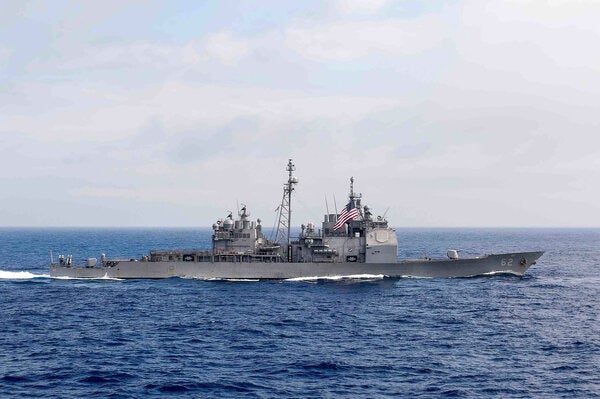
#> input picture images/01af7761-f2b1ef78-data_10.jpg, 600 x 399 px, given in place of 56610f62-0cd3ad29-data_23.jpg, which was not available
$ jupyter execute --allow-errors convert_polygon_to_mask.ipynb
#> lines starting #> are read from the running program, lines starting #| are printed output that depends on the picture; after the words box and inside, x2 and y2 are one past the last pixel; in counts of white or black regions, pixels touching at a corner belong together
[cell 1]
# conda create -n pcd -c conda-forge python=3.9 numpy opencv scikit-image scipy pillow matplotlib jupyter

[cell 2]
import numpy as np
import cv2
import json
import os

[cell 3]
JSON_PATH = 'project-13-at-2023-12-13-13-46-a075bc52.json'
IMAGES_PATH = 'images'
LABELS_PATH = 'labels2'
LABELS_COLOR_PATH = 'labels2_color'

# TODO buat list di text aja
Shark = 0
Ship =1
Submarine = 2

Shark_Color = (255, 255, 255)
Ship_Color = (255, 255, 255)
Submarine_Color = (255, 255, 255)


if not os.path.exists(LABELS_PATH):
    os.makedirs(LABELS_PATH)

if not os.path.exists(LABELS_COLOR_PATH):
    os.makedirs(LABELS_COLOR_PATH)

[cell 4]
f = open(JSON_PATH)
#> (reads project-13-at-2023-12-13-13-46-a075bc52.json from the repository)
#> further down, img is the input picture: shape (399, 600, 3); mean B, G, R 188.7, 168.5, 158.3
#> after the loop `for ano in dt['annotations']:`:
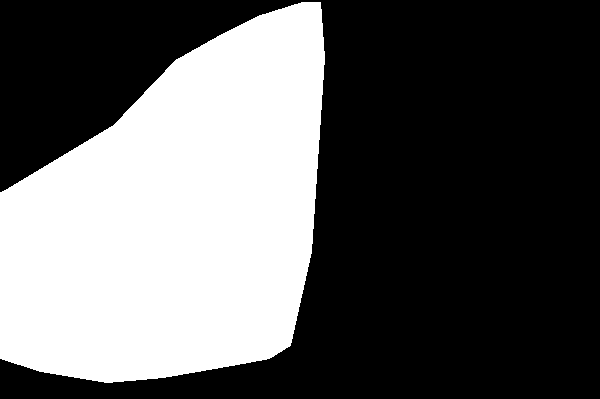
#> label_color: shape (399, 600, 3); 37.1% white; 1 white region, box (x1, y1, x2, y2) and area: (0, 2, 325, 383) 88907
#> after the loop `for ano in dt['annotations']:`: label_image: shape (399, 600); every value is 0
#> pass 2 of the loop `for dt in data:`:
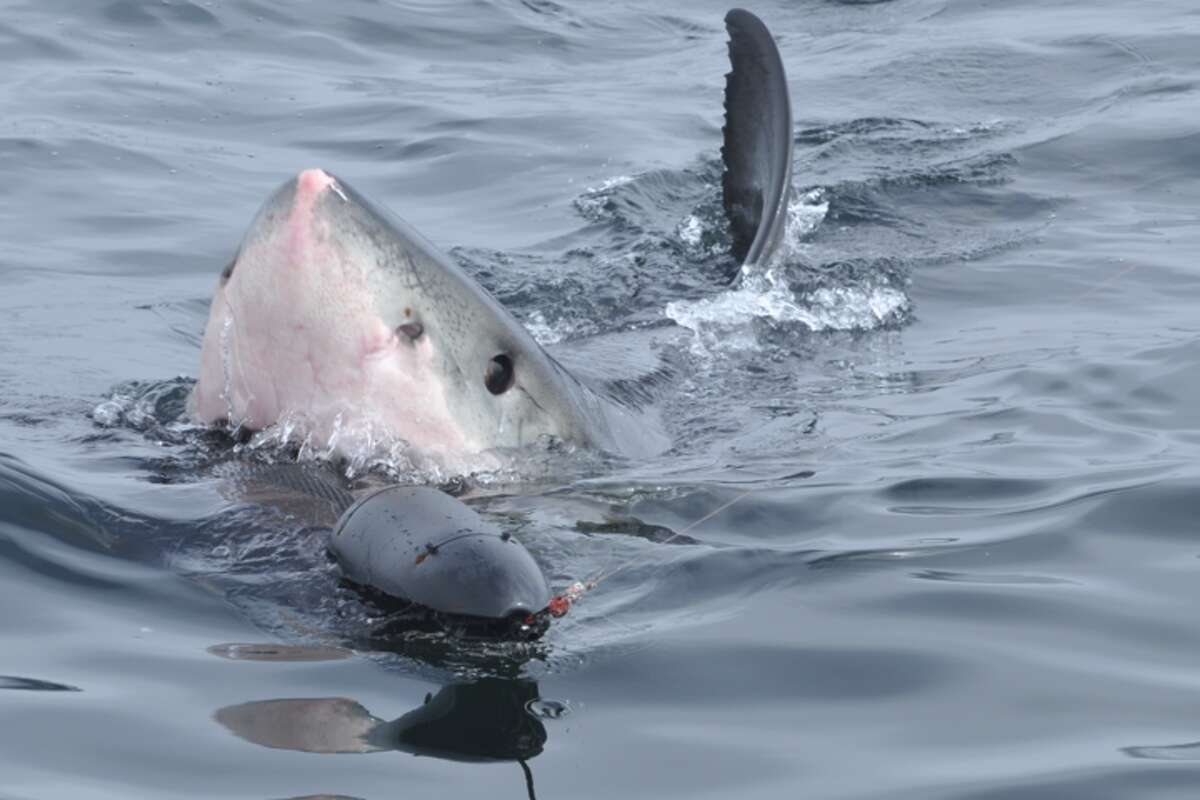
#> input picture images/0265babc-d095cd32-data_45.jpg, 1200 x 800 px, given in place of 5323ed89-0fb4cc52-data_3.png, which was not available
#> img is the input picture: shape (800, 1200, 3); mean B, G, R 164, 147.8, 135.4
#> after the loop `for ano in dt['annotations']:`:
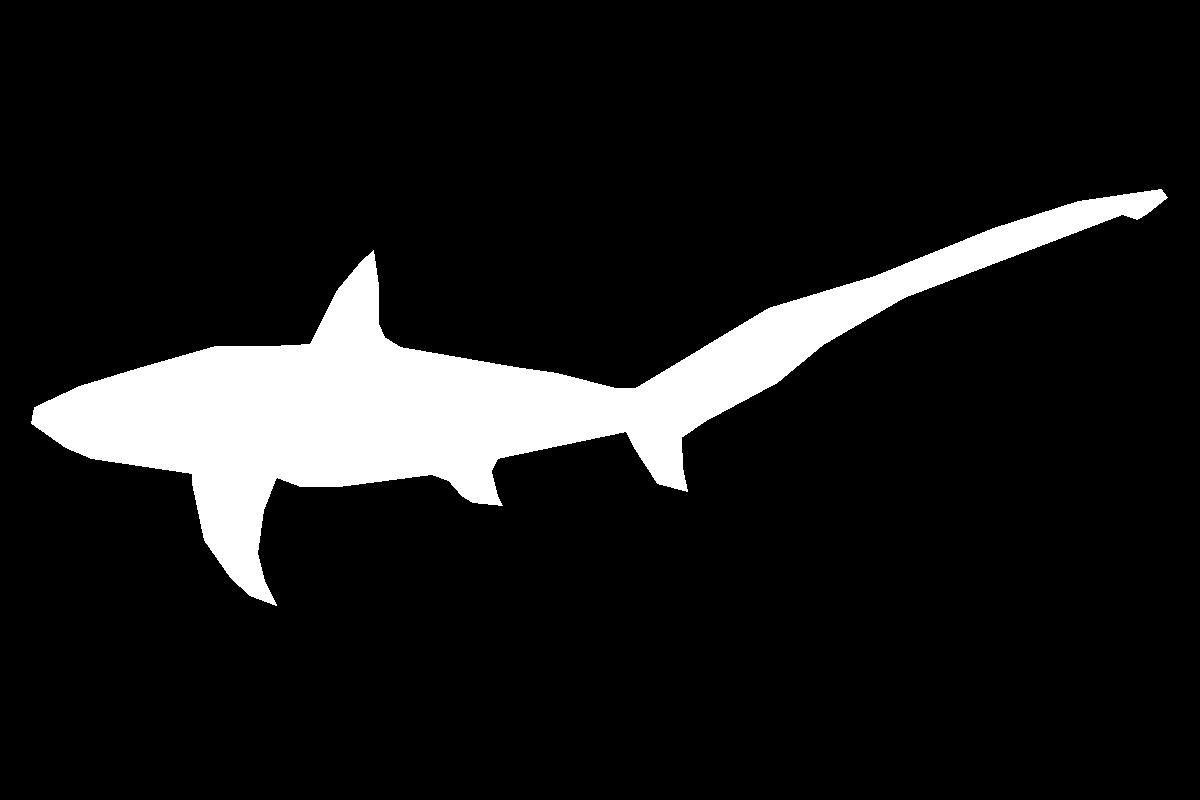
#> label_color: shape (800, 1200, 3); 10.5% white; 1 white region, box (x1, y1, x2, y2) and area: (31, 189, 1168, 606) 101028
data = json.load(f)
#> (the rest of this cell did not finish here and is left out)
